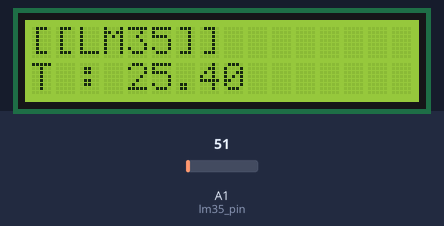
This sketch was run on a simulated Arduino Uno, built with avr-gcc and run on an emulated ATmega328P. On the bench: 16×2 character LCD. The test bench sets the inputs (shaded band); at power-on: A1 (lm35_pin) = 51.

Above: at 2.6 s.
2.7 s: A1 (lm35_pin) set to 61
At 5.2 s:
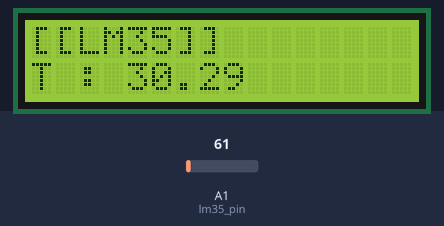
5.6 s: A1 (lm35_pin) set to 71
At 7.0 s:
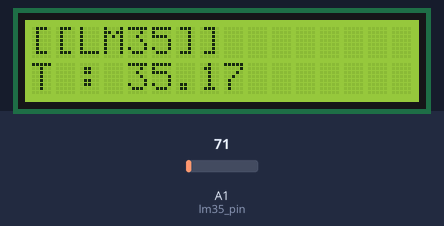
8.5 s: A1 (lm35_pin) set to 86
At 11.2 s:
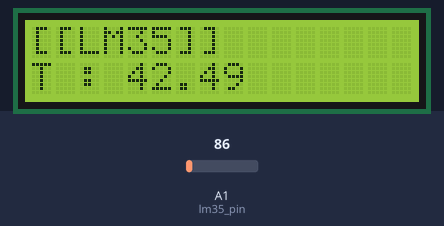
Timing chart, 0 to 12.7 s (numbered marks = the images above; inputs shaded):
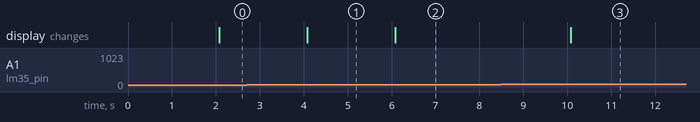

Measured:
- after the input at 2.7 s, the display: changes after 1.4 s (image 1)
- after the input at 5.6 s, the display: changes after 0.48 s (image 2)
- after the input at 8.5 s, the display: changes after 1.6 s (image 3)

The sketch:

ex46_LM35.ino
```cpp
#include <MiniCom.h>

MiniCom com;
const int lm35_pin = A1;

void setup() {
  // put your setup code here, to run once:
  com.init();
  com.setInterval(2000, check);
  com.print(0, "[[LM35]]");
  com.print(1, "Preparing . . .");
}

void loop() {
  // put your main code here, to run repeatedly:
  com.run();
}

void check() {
  int value = analogRead(lm35_pin);
  float ftp = (float)value / 1024.0 * 5.0; // 온도센서 전압값

  ftp = ftp * 100.0 + 0.5;

  // dht11 은 24.80 나옴
  com.print(1, "T : ", ftp);
}
```
